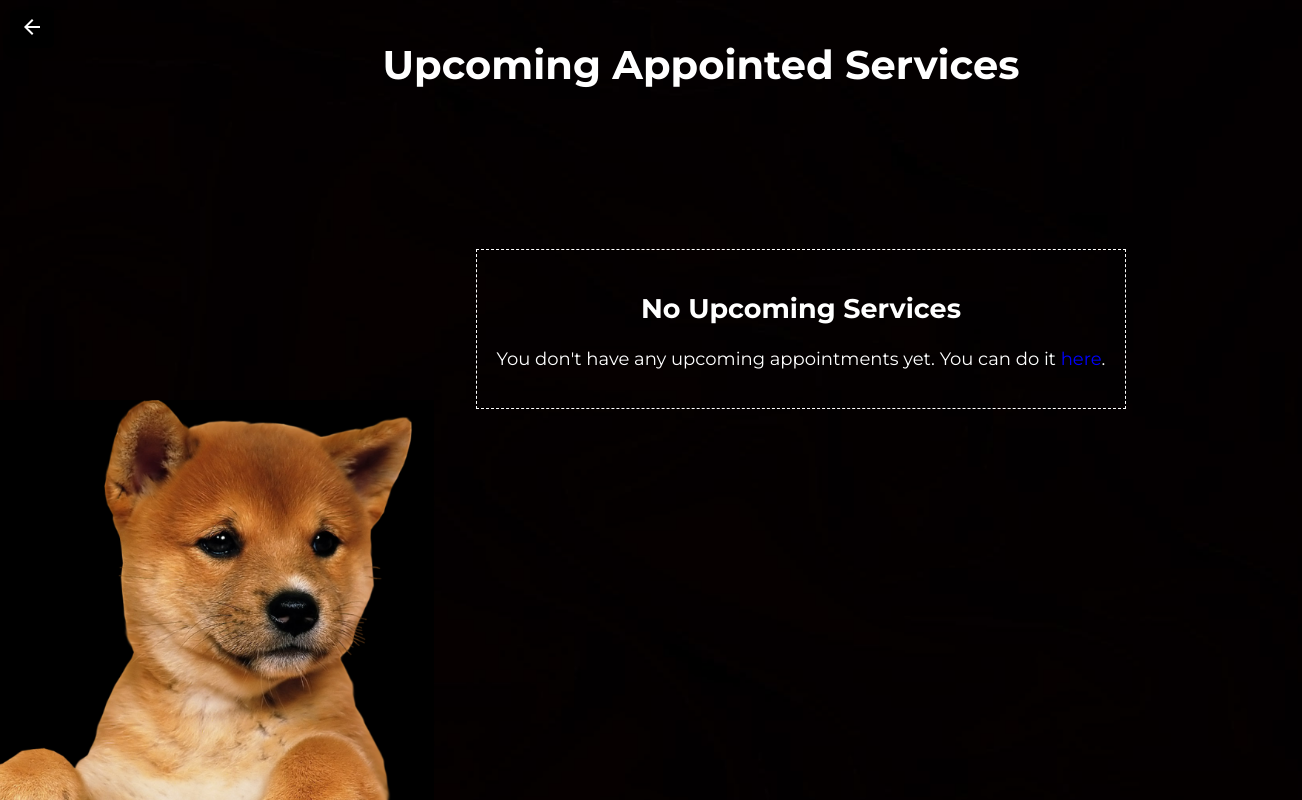
Before: /user-upcoming-services/ (signed in) with the older database file.
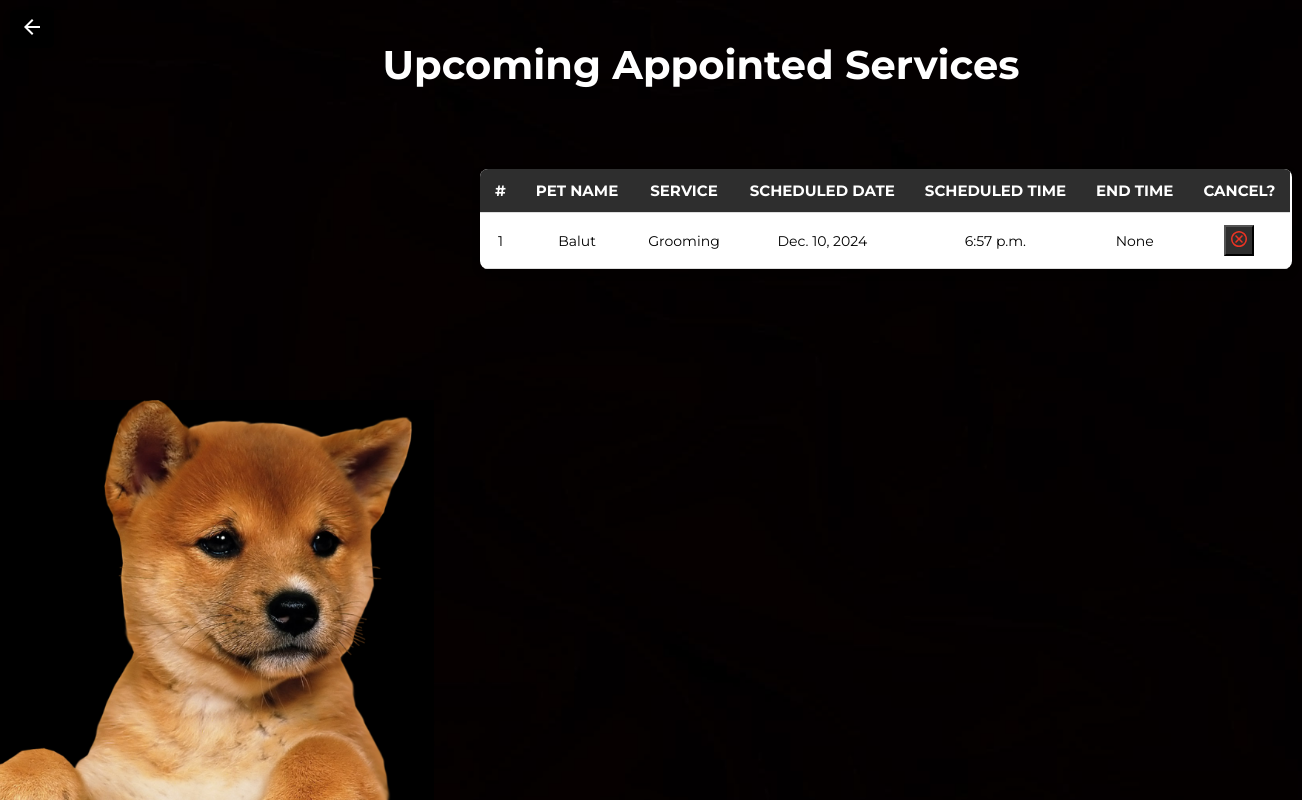
After: the same page with the newer database file.
### app/models.py (models this page shows, shortened)
class ScheduledServices(models.Model):
    user = models.ForeignKey(User, on_delete=models.CASCADE, related_name="scheduled_services")
    pet_name = models.CharField(max_length=30, null=True, blank=True)
    service = models.CharField(max_length=100, null=True, blank=True)
    scheduled_date = models.DateField(null=True, blank=True)
    scheduled_time = models.TimeField(null=True, blank=True)
    end_time = models.TimeField(null=True, blank=True)
    status = models.BooleanField(default=False, null=True)
    cancelled = models.BooleanField(default=False)
    finished = models.BooleanField(default=False)

### app/views.py (the view)
# urls.py: path('user-upcoming-services/', views.upcoming_services, name="upcoming_services"),
@login_required
def upcoming_services(request):
    if request.user.is_authenticated:
        appointments = ScheduledServices.objects.filter(user=request.user, status=True, cancelled=False)
    else:
        appointments = []
    return render(request, 'user-upcoming-services.html', {'appointments': appointments})

### app/templates/user-upcoming-services.html (shortened to what this page needs)
{% load static %}
<!DOCTYPE html>
<html lang="en">
<head>
    <link rel="stylesheet" href="{% static 'css/adminapo.css' %}">
</head>
<body>
<div class="admin-apo-page">
    <a href="{% url 'home' %}" class="home-btn">
        <button class="home-btn-button">
            <svg xmlns="http://www.w3.org/2000/svg" height="24px" viewBox="0 -960 960 960" width="24px" fill="#FFFFFF">
                <path d="m313-440 224 224-57 56-320-320 320-320 57 56-224 224h487v80H313Z"/>
            </svg>
        </button>
    </a>
    <div class="admin-apo-main-text">
        <p>Upcoming Appointed Services</p>
    </div>
    {% if appointments %}
        <div class="admin-upcoming-apo-table-container">
            <table class="admin-upcoming-apo-table">
                <thead>
                    <tr>
                        <th>#</th>
                        <th>Pet Name</th>
                        <th>Service</th>
                        <th>Scheduled Date</th>
                        <th>Scheduled Time</th>
                        <th>End Time</th>
                        <th>Cancel?</th>
                    </tr>
                </thead>
                <tbody>
                    {% for appointment in appointments %}
                        <tr>
                            <td>{{ forloop.counter }}</td>
                            <td>{{ appointment.pet_name }}</td>
                            <td>{{ appointment.service }}</td>
                            <td>{{ appointment.scheduled_date }}</td>
                            <td>{{ appointment.scheduled_time }}</td>
                            <td>{{ appointment.end_time }}</td>
                            <td>
                                <form action="{% url 'cancel_appointment' appointment.id %}" method="POST">
                                    <button type="submit" class="admin-apo-btn">
                                    </button>
                                </form>
                            </td>
                        </tr>
                    {% endfor %}
                </tbody>
            </table>
        </div>
    {% else %}
        <div class="admin-apo-no-appointments">
            <h2>No Upcoming Services</h2>
            <p>You don't have any upcoming appointments yet. You can do it <a href='/schedule/'>here</a>.</p>
        </div>
    {% endif %}
</div>
</body>
</html>

Changed rows visible on the page:
added ScheduledServices: pet_name "Balut", service "Grooming", scheduled_date "Dec. 10, 2024", scheduled_time "6:57 p.m.", end_time "None"
Other visible differences:
text no longer shown: "No Upcoming Services You don't have any upcoming appointments yet. You can do it here ."
text now shown: "# PET NAME SERVICE SCHEDULED DATE SCHEDULED TIME END TIME CANCEL?"
